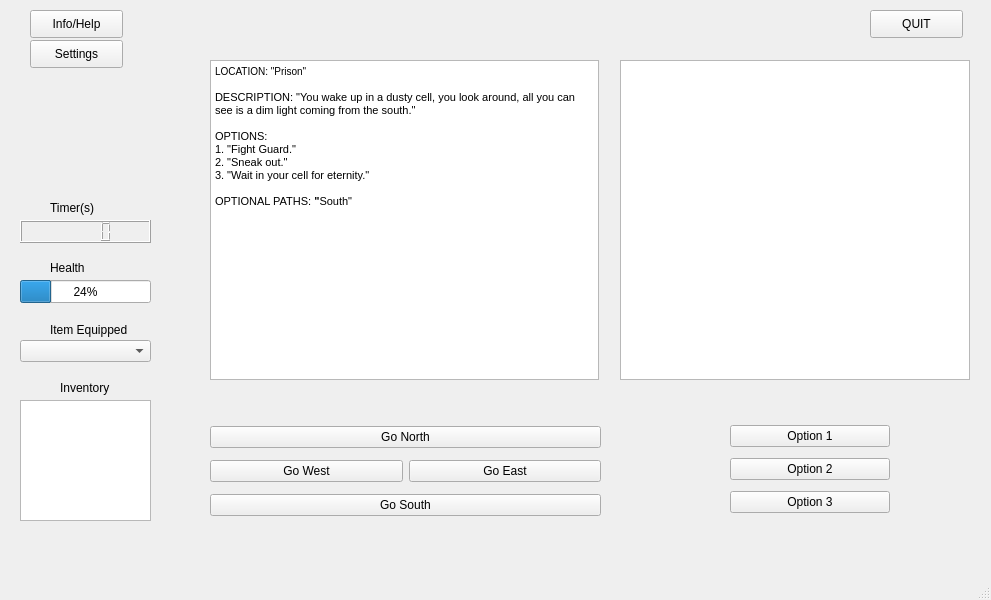
<?xml version="1.0" encoding="UTF-8"?>
<ui version="4.0">
 <class>gameStart</class>
 <widget class="QMainWindow" name="gameStart">
  <property name="geometry">
   <rect>
    <x>0</x>
    <y>0</y>
    <width>991</width>
    <height>600</height>
   </rect>
  </property>
  <property name="windowTitle">
   <string>ESCAPE!</string>
  </property>
  <widget class="QWidget" name="centralwidget">
   <widget class="QWidget" name="verticalLayoutWidget">
    <property name="geometry">
     <rect>
      <x>210</x>
      <y>420</y>
      <width>391</width>
      <height>102</height>
     </rect>
    </property>
    <layout class="QVBoxLayout" name="verticalLayout_4">
     <item>
      <widget class="QPushButton" name="pushButton_2">
       <property name="text">
        <string>Go North</string>
       </property>
      </widget>
     </item>
     <item>
      <layout class="QHBoxLayout" name="horizontalLayout_4">
       <item>
        <widget class="QPushButton" name="pushButton_4">
         <property name="text">
          <string>Go West</string>
         </property>
        </widget>
       </item>
       <item>
        <widget class="QPushButton" name="pushButton_3">
         <property name="text">
          <string>Go East</string>
         </property>
        </widget>
       </item>
      </layout>
     </item>
     <item>
      <widget class="QPushButton" name="pushButton">
       <property name="text">
        <string>Go South</string>
       </property>
      </widget>
     </item>
    </layout>
   </widget>
   <widget class="QProgressBar" name="progressBar">
    <property name="geometry">
     <rect>
      <x>20</x>
      <y>280</y>
      <width>131</width>
      <height>23</height>
     </rect>
    </property>
    <property name="value">
     <number>24</number>
    </property>
   </widget>
   <widget class="QTextBrowser" name="textBrowser">
    <property name="geometry">
     <rect>
      <x>20</x>
      <y>400</y>
      <width>131</width>
      <height>121</height>
     </rect>
    </property>
    <property name="html">
     <string>&lt;!DOCTYPE HTML PUBLIC &quot;-//W3C//DTD HTML 4.0//EN&quot; &quot;http://www.w3.org/TR/REC-html40/strict.dtd&quot;&gt;
&lt;html&gt;&lt;head&gt;&lt;meta name=&quot;qrichtext&quot; content=&quot;1&quot; /&gt;&lt;style type=&quot;text/css&quot;&gt;
p, li { white-space: pre-wrap; }
&lt;/style&gt;&lt;/head&gt;&lt;body style=&quot; font-family:'MS Shell Dlg 2'; font-size:7.8pt; font-weight:400; font-style:normal;&quot;&gt;
&lt;p style=&quot;-qt-paragraph-type:empty; margin-top:0px; margin-bottom:0px; margin-left:0px; margin-right:0px; -qt-block-indent:0; text-indent:0px;&quot;&gt;&lt;br /&gt;&lt;/p&gt;&lt;/body&gt;&lt;/html&gt;</string>
    </property>
   </widget>
   <widget class="QLabel" name="label">
    <property name="geometry">
     <rect>
      <x>60</x>
      <y>380</y>
      <width>55</width>
      <height>16</height>
     </rect>
    </property>
    <property name="text">
     <string>Inventory</string>
    </property>
   </widget>
   <widget class="QLabel" name="label_2">
    <property name="geometry">
     <rect>
      <x>50</x>
      <y>260</y>
      <width>55</width>
      <height>16</height>
     </rect>
    </property>
    <property name="text">
     <string>Health</string>
    </property>
   </widget>
   <widget class="QPushButton" name="pushButton_5">
    <property name="geometry">
     <rect>
      <x>30</x>
      <y>40</y>
      <width>93</width>
      <height>28</height>
     </rect>
    </property>
    <property name="text">
     <string>Settings</string>
    </property>
   </widget>
   <widget class="QPushButton" name="pushButton_6">
    <property name="geometry">
     <rect>
      <x>30</x>
      <y>10</y>
      <width>93</width>
      <height>28</height>
     </rect>
    </property>
    <property name="text">
     <string>Info/Help</string>
    </property>
   </widget>
   <widget class="QPushButton" name="pushButton_7">
    <property name="geometry">
     <rect>
      <x>870</x>
      <y>10</y>
      <width>93</width>
      <height>28</height>
     </rect>
    </property>
    <property name="text">
     <string>QUIT</string>
    </property>
   </widget>
   <widget class="QWidget" name="verticalLayoutWidget_2">
    <property name="geometry">
     <rect>
      <x>730</x>
      <y>420</y>
      <width>160</width>
      <height>100</height>
     </rect>
    </property>
    <layout class="QVBoxLayout" name="verticalLayout_5">
     <item>
      <widget class="QPushButton" name="pushButton_8">
       <property name="text">
        <string>Option 1</string>
       </property>
      </widget>
     </item>
     <item>
      <widget class="QPushButton" name="pushButton_9">
       <property name="text">
        <string>Option 2</string>
       </property>
      </widget>
     </item>
     <item>
      <widget class="QPushButton" name="pushButton_10">
       <property name="text">
        <string>Option 3</string>
       </property>
      </widget>
     </item>
    </layout>
   </widget>
   <widget class="QLCDNumber" name="timer">
    <property name="geometry">
     <rect>
      <x>20</x>
      <y>220</y>
      <width>131</width>
      <height>23</height>
     </rect>
    </property>
   </widget>
   <widget class="QLabel" name="label_5">
    <property name="geometry">
     <rect>
      <x>50</x>
      <y>200</y>
      <width>55</width>
      <height>16</height>
     </rect>
    </property>
    <property name="text">
     <string>Timer(s)</string>
    </property>
   </widget>
   <widget class="QComboBox" name="comboBox">
    <property name="geometry">
     <rect>
      <x>20</x>
      <y>340</y>
      <width>131</width>
      <height>22</height>
     </rect>
    </property>
   </widget>
   <widget class="QLabel" name="label_6">
    <property name="geometry">
     <rect>
      <x>50</x>
      <y>320</y>
      <width>91</width>
      <height>20</height>
     </rect>
    </property>
    <property name="text">
     <string>Item Equipped</string>
    </property>
   </widget>
   <widget class="QTextBrowser" name="dialogueBox">
    <property name="geometry">
     <rect>
      <x>210</x>
      <y>60</y>
      <width>389</width>
      <height>320</height>
     </rect>
    </property>
    <property name="html">
     <string>&lt;!DOCTYPE HTML PUBLIC &quot;-//W3C//DTD HTML 4.0//EN&quot; &quot;http://www.w3.org/TR/REC-html40/strict.dtd&quot;&gt;
&lt;html&gt;&lt;head&gt;&lt;meta name=&quot;qrichtext&quot; content=&quot;1&quot; /&gt;&lt;style type=&quot;text/css&quot;&gt;
p, li { white-space: pre-wrap; }
&lt;/style&gt;&lt;/head&gt;&lt;body style=&quot; font-family:'MS Shell Dlg 2'; font-size:7.8pt; font-weight:400; font-style:normal;&quot;&gt;
&lt;p style=&quot; margin-top:0px; margin-bottom:0px; margin-left:0px; margin-right:0px; -qt-block-indent:0; text-indent:0px;&quot;&gt;LOCATION: &amp;quot;Prison&amp;quot;&lt;/p&gt;
&lt;p style=&quot;-qt-paragraph-type:empty; margin-top:0px; margin-bottom:0px; margin-left:0px; margin-right:0px; -qt-block-indent:0; text-indent:0px;&quot;&gt;&lt;br /&gt;&lt;/p&gt;
&lt;p style=&quot; margin-top:0px; margin-bottom:0px; margin-left:0px; margin-right:0px; -qt-block-indent:0; text-indent:0px;&quot;&gt;&lt;span style=&quot; font-size:8pt;&quot;&gt;DESCRIPTION:&lt;/span&gt;&lt;span style=&quot; font-size:8pt; font-weight:600;&quot;&gt; &lt;/span&gt;&lt;span style=&quot; font-size:8pt;&quot;&gt;&amp;quot;You wake up in a dusty cell, you look around, all you can see is a dim light coming from the south.&amp;quot;&lt;/span&gt;&lt;/p&gt;
&lt;p style=&quot;-qt-paragraph-type:empty; margin-top:0px; margin-bottom:0px; margin-left:0px; margin-right:0px; -qt-block-indent:0; text-indent:0px; font-size:8pt;&quot;&gt;&lt;br /&gt;&lt;/p&gt;
&lt;p style=&quot; margin-top:0px; margin-bottom:0px; margin-left:0px; margin-right:0px; -qt-block-indent:0; text-indent:0px;&quot;&gt;&lt;span style=&quot; font-size:8pt;&quot;&gt;OPTIONS:&lt;/span&gt;&lt;/p&gt;
&lt;p style=&quot; margin-top:0px; margin-bottom:0px; margin-left:0px; margin-right:0px; -qt-block-indent:0; text-indent:0px;&quot;&gt;&lt;span style=&quot; font-size:8pt;&quot;&gt;1. &amp;quot;Fight Guard.&amp;quot;&lt;/span&gt;&lt;/p&gt;
&lt;p style=&quot; margin-top:0px; margin-bottom:0px; margin-left:0px; margin-right:0px; -qt-block-indent:0; text-indent:0px;&quot;&gt;&lt;span style=&quot; font-size:8pt;&quot;&gt;2. &amp;quot;Sneak out.&amp;quot;&lt;/span&gt;&lt;/p&gt;
&lt;p style=&quot; margin-top:0px; margin-bottom:0px; margin-left:0px; margin-right:0px; -qt-block-indent:0; text-indent:0px;&quot;&gt;&lt;span style=&quot; font-size:8pt;&quot;&gt;3. &amp;quot;Wait in your cell for eternity.&amp;quot;&lt;/span&gt;&lt;/p&gt;
&lt;p style=&quot;-qt-paragraph-type:empty; margin-top:0px; margin-bottom:0px; margin-left:0px; margin-right:0px; -qt-block-indent:0; text-indent:0px; font-size:8pt; font-weight:600;&quot;&gt;&lt;br /&gt;&lt;/p&gt;
&lt;p style=&quot; margin-top:0px; margin-bottom:0px; margin-left:0px; margin-right:0px; -qt-block-indent:0; text-indent:0px;&quot;&gt;&lt;span style=&quot; font-size:8pt;&quot;&gt;OPTIONAL PATHS:&lt;/span&gt;&lt;span style=&quot; font-size:8pt; font-weight:600;&quot;&gt; &amp;quot;&lt;/span&gt;&lt;span style=&quot; font-size:8pt;&quot;&gt;South&amp;quot;&lt;/span&gt;&lt;/p&gt;
&lt;p style=&quot;-qt-paragraph-type:empty; margin-top:0px; margin-bottom:0px; margin-left:0px; margin-right:0px; -qt-block-indent:0; text-indent:0px; font-size:8pt;&quot;&gt;&lt;br /&gt;&lt;/p&gt;&lt;/body&gt;&lt;/html&gt;</string>
    </property>
   </widget>
   <widget class="QTextBrowser" name="textBrowser_2">
    <property name="geometry">
     <rect>
      <x>620</x>
      <y>60</y>
      <width>350</width>
      <height>320</height>
     </rect>
    </property>
    <property name="html">
     <string>&lt;!DOCTYPE HTML PUBLIC &quot;-//W3C//DTD HTML 4.0//EN&quot; &quot;http://www.w3.org/TR/REC-html40/strict.dtd&quot;&gt;
&lt;html&gt;&lt;head&gt;&lt;meta name=&quot;qrichtext&quot; content=&quot;1&quot; /&gt;&lt;style type=&quot;text/css&quot;&gt;
p, li { white-space: pre-wrap; }
&lt;/style&gt;&lt;/head&gt;&lt;body style=&quot; font-family:'MS Shell Dlg 2'; font-size:7.8pt; font-weight:400; font-style:normal;&quot;&gt;
&lt;p style=&quot; margin-top:0px; margin-bottom:0px; margin-left:0px; margin-right:0px; -qt-block-indent:0; text-indent:0px;&quot;&gt;&lt;img src=&quot;:/new/prefix1/Images/map.jpg&quot; /&gt;&lt;/p&gt;&lt;/body&gt;&lt;/html&gt;</string>
    </property>
   </widget>
  </widget>
  <widget class="QMenuBar" name="menubar">
   <property name="geometry">
    <rect>
     <x>0</x>
     <y>0</y>
     <width>991</width>
     <height>26</height>
    </rect>
   </property>
  </widget>
  <widget class="QStatusBar" name="statusbar"/>
 </widget>
 <resources/>
 <connections/>
</ui>
